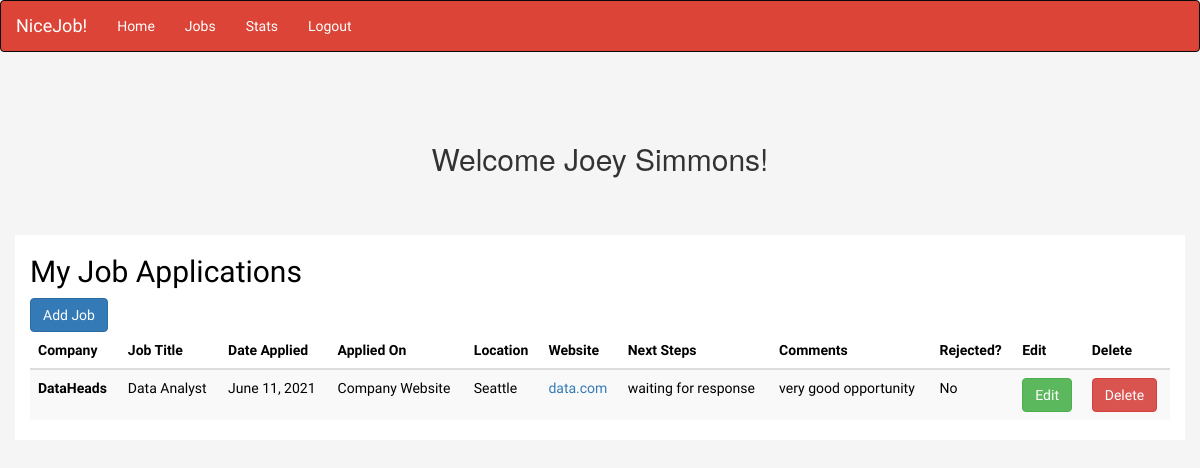
Page /welcome (signed in) on the committed database.
### main/models.py (models this page shows)
class User(models.Model):
    first_name = models.CharField(max_length=50)
    last_name = models.CharField(max_length=50)
    email = models.CharField(max_length=255)
    password = models.CharField(max_length=500)
    created_at = models.DateTimeField(auto_now_add=True)
    updated_at = models.DateTimeField(auto_now=True)
    objects = UserManager()

class Job(models.Model):
    company = models.CharField(max_length=255, default="not-listed")
    title = models.CharField(max_length=255)
    date_applied = models.DateField()
    applied_on = models.CharField(max_length=100
    )
    location = models.CharField(max_length=255)
    website = models.CharField(max_length=300)
    next_steps = models.CharField(max_length=300)
    comments = models.TextField()
    rejected = models.BooleanField(default=False)
    uploaded_by = models.ForeignKey(User, related_name="jobs_uploaded",on_delete = models.CASCADE)
    created_at = models.DateTimeField(auto_now_add=True)
    updated_at = models.DateTimeField(auto_now=True)

### main/views.py (the view)
# urls.py: path('welcome',views.welcome),
def welcome(request):
    if 'user_id' in request.session:
        logged_in_user = User.objects.get(id=request.session['user_id'])
        all_jobs = Job.objects.all()
        context = {
        'logged_in_user': logged_in_user,
        'all_jobs' : all_jobs
        }
        return render(request,'welcome.html',context)

### main/templates/welcome.html (shortened to what this page needs)
<!DOCTYPE html>
<html lang="en">
<head>
  <link rel="stylesheet" href="https://maxcdn.bootstrapcdn.com/bootstrap/3.4.1/css/bootstrap.min.css">
  <link rel="stylesheet" href="static/css/style.css">
</head>
<body>
  <div>
    <nav class="navbar navbar-inverse">
      <div class="container-fluid">
        <div class="navbar-header">
          <a class="navbar-brand" href="#">NiceJob!</a>
        </div>
        <ul class="nav navbar-nav">
          <li class="active"><a href="#">Home</a></li>
          <li><a href="jobs">Jobs</a></>
          <li><a href="#">Stats</a></li>
          <li><a href="/logout">Logout</a></li>
        </ul>
      </div>
    </nav>
  </div>
  <div class="jumbo_container">
    <h2 class="jumbo">Welcome {{logged_in_user.first_name}} {{logged_in_user.last_name}}!</h2>
  </div>
  <div class="container">
    <h2>My Job Applications</h2>
    <button type="button" class="btn btn-primary" data-toggle="modal" data-target="#myModal">Add Job</button>
    <div class="welcome_container">
      <table class="table table-striped">
        <thead>
          <tr>
            <th scope="col">Company</th>
            <th scope="col">Job Title</th>
            <th scope="col">Date Applied</th>
            <th scope="col">Applied On</th>
            <th scope="col">Location</th>
            <th scope="col">Website</th>
            <th scope="col">Next Steps</th>
            <th scope="col">Comments</th>
            <th scope="col">Rejected?</th>
            <th scope="col">Edit</th>
            <th scope="col">Delete</th>
          </tr>
        </thead>
        <tbody>
          {%for job in all_jobs reversed%}
          {%if job.uploaded_by == logged_in_user%}
          <tr>
            {%if job.rejected == False %}
            <th scope="row">{{job.company}}</th>
            <td>{{job.title}}</td>
            <td>{{job.date_applied}}</td>
            <td>{{job.applied_on}}</td>
            <td>{{job.location}}</td>
            <td><a href="https://{{job.website}}">{{job.website}}</a></td>
            <td>{{job.next_steps}}</td>
            <td>{{job.comments}}</td>
            <td>No</td>
            <form action="/jobs/edit/{{job.id}}" method="post">
              <td><button class="btn btn-success" type="submit">Edit</button></td>
            </form>
            <form action="/delete" method="post">
              <td><button class="btn btn-danger" type="submit">Delete</button></td>
            </form>
             </tr>
            {%endif%}
            {%endif%}
            {% endfor %}
        </tbody>
      </table>
</body>
</html>

### main/static/css/style.css (style rules this page uses)
nav { background-color: #DB4437 !important; color: white !important; font-family: 'Maven Pro', sans-serif !important; }
.navbar-inverse .navbar-nav>li>a { color: white; }
.navbar-inverse .navbar-nav>.active>a, .navbar-inverse .navbar-nav>.active>a:focus, .navbar-inverse .navbar-nav>.active>a:hover { color: white }
.navbar-inverse .navbar-nav>.active>a, .navbar-inverse .navbar-nav>.active>a:focus, .navbar-inverse .navbar-nav>.active>a:hover { background-color:#DB4437 !important ; }
.navbar-inverse .navbar-brand { color: white; }
.container { background-color: white; color: black; font-family: 'Maven Pro', sans-serif; }
body { background-color: whitesmoke; }
.jumbo_container { display: flex; justify-content: center; padding: 50px; }

### rows in the picture
User: first_name "Joey", last_name "Simmons"
Job: company "DataHeads", title "Data Analyst", date_applied "June 11, 2021", applied_on "Company Website", location "Seattle", website "data.com", next_steps "waiting for response", comments "very good opportunity"
